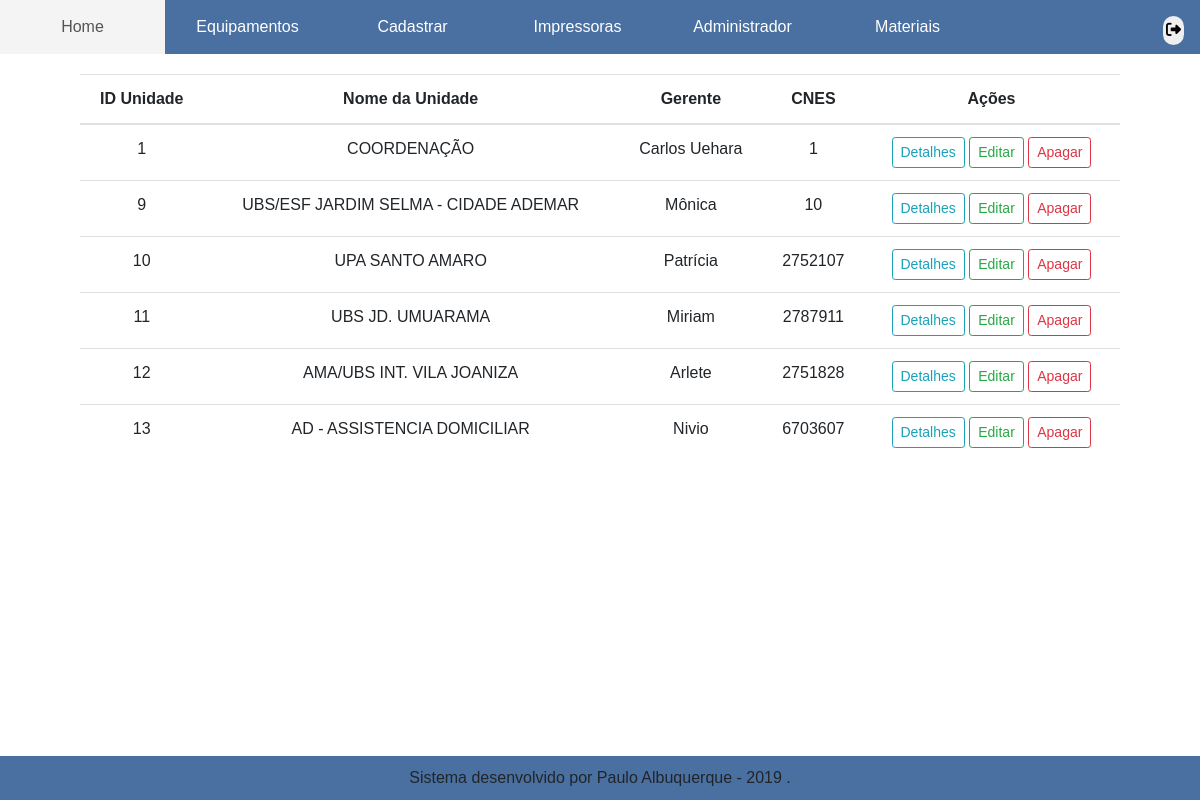
The app's page /administrador/todas_unidades.php, older data.
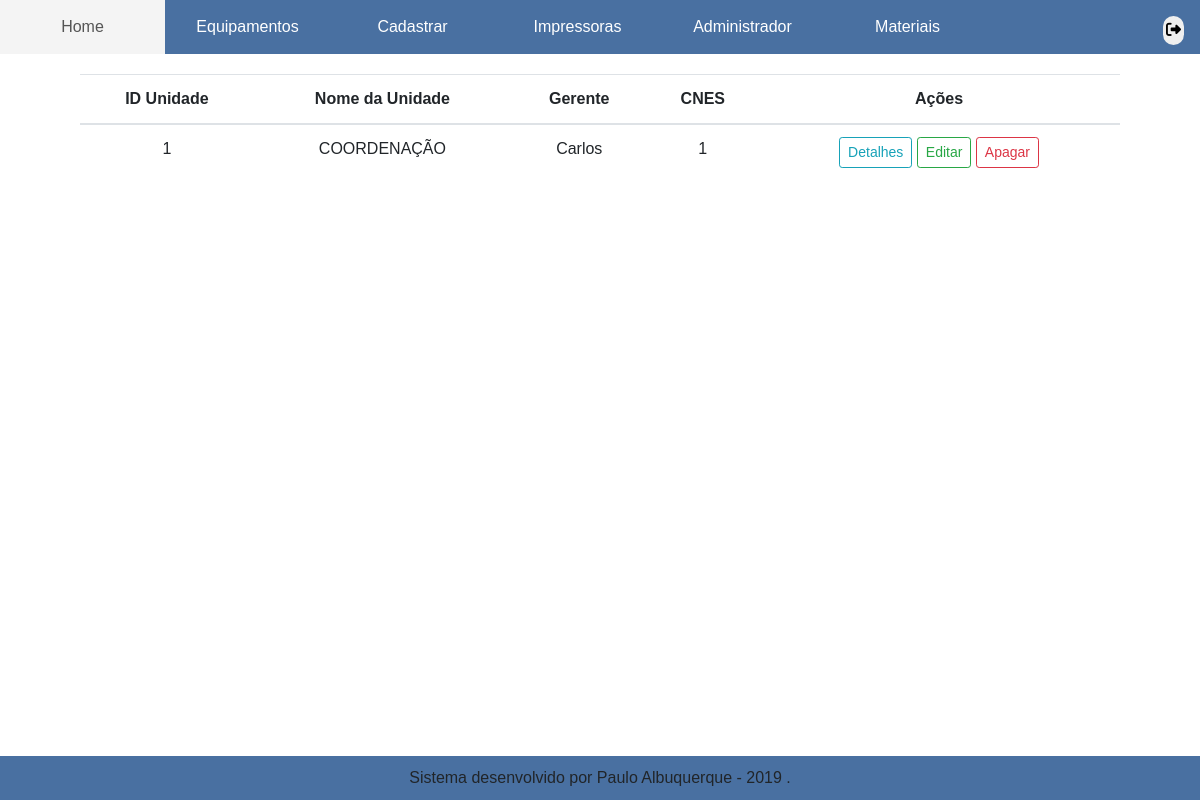
The same page, newer data.
### tables this page shows
CREATE TABLE `tb_unidades` (
  `id_unidade` int(11) NOT NULL,
  `nome_da_unidade` varchar(55) NOT NULL,
  `nome_gerente` varchar(55) NOT NULL,
  `cnes` int(55) NOT NULL
);

### administrador/todas_unidades.php (the view, shortened to what this page needs)
<!doctype html>
<html lang="pt-br">
<head>
    <link href='../css/bootstrap.css' rel="stylesheet">
    <link href='../css/estilo.css' rel="stylesheet">
</head>
<body>
    <nav class="menu">
        <ul>
            <li><a href='../administrador/home.php'>Home</a></li>
            <li><a href='../administrador/equipamentos.php'>Equipamentos</a>
            </li>
            <li><a href='../administrador/cadastrar.php'>Cadastrar</a></li>
            <li><a href='../administrador/impressoras.php'>Impressoras</a>
            <li><a href='../administrador/admin.php'>Administrador</a>
            </li>
            <li><a href='../administrador/estoque_home.php'>Materiais</a></li>
        </ul>
        <div class="posicao-btn-sair">
            <button class="btn_sair btn-green"><i class="fas fa-sign-out-alt"></i> </button>
        </div>
    </nav>
    <br>
    <div class="container-fluid">
        <div class="row">
            <div class="col-md-12">
                <div class="container">
                    <?php
                    include_once('conexao.php');
                    $result_usuario = "SELECT * FROM tb_unidades ";
                    $resultado_usuario = mysqli_query($conn, $result_usuario);
                    if (($resultado_usuario) and ($resultado_usuario->num_rows != 0)) {
                    ?>
                        <table class="table table-hover text-center">
                            <thead>
                                <tr>
                                    <th>ID Unidade</th>
                                    <th>Nome da Unidade</th>
                                    <th>Gerente</th>
                                    <th>CNES</th>
                                    <th>Ações</th>
                                </tr>
                            </thead>
                            <tbody>
                                <?php
                                while ($row_unidades = mysqli_fetch_assoc($resultado_usuario)) {
                                ?>
                                    <tr>
                                        <td><?php echo $row_unidades['id_unidade']; ?></td>
                                        <td><?php echo $row_unidades['nome_da_unidade']; ?></td>
                                        <td><?php echo $row_unidades['nome_gerente']; ?></td>
                                        <td><?php echo $row_unidades['cnes']; ?></td>
                                        <td>
                                            <span class="d-none d-md-block">
                                                <a class="btn btn-outline-info btn-sm" href="#" role="button" data-toggle="modal" data-target=".bd-example-modal-lg">Detalhes</a>
                                                <a class="btn btn-outline-success btn-sm" href="../administrador/editar_unidade.php">Editar</a>
                                                <a class="btn btn-outline-danger btn-sm" href="#" role="button" data-toggle="modal" data-target="#exampleModal">Apagar</a>
                                            </span>
                                        </td>
                                    </tr>
                                <?php
                                } ?>
                            </tbody>
                        </table>
                    <?php
                    } else {
                        echo "<div class='alert alert-danger' role='alert'>Nenhuma unidade encontrada!</div>";
                    }
                    ?>
                </div>
            </div>
        </div>
    </div>
    <div class="dmr">
        Sistema desenvolvido por Paulo Albuquerque - 2019 .
    </div>
</body>
</html>

Row changes from the older to the newer data that the page shows:
removed tb_unidades: id_unidade "9", nome_da_unidade "UBS/ESF JARDIM SELMA - CIDADE ADEMAR", nome_gerente "Mônica", cnes "10"
removed tb_unidades: id_unidade "10", nome_da_unidade "UPA SANTO AMARO", nome_gerente "Patrícia", cnes "2752107"
removed tb_unidades: id_unidade "11", nome_da_unidade "UBS JD. UMUARAMA", nome_gerente "Miriam", cnes "2787911"
removed tb_unidades: id_unidade "12", nome_da_unidade "AMA/UBS INT. VILA JOANIZA", nome_gerente "Arlete", cnes "2751828"
removed tb_unidades: id_unidade "13", nome_da_unidade "AD - ASSISTENCIA DOMICILIAR", nome_gerente "Nivio", cnes "6703607"
changed tb_unidades "COORDENAÇÃO": nome_gerente "Carlos Uehara" → "Carlos"
